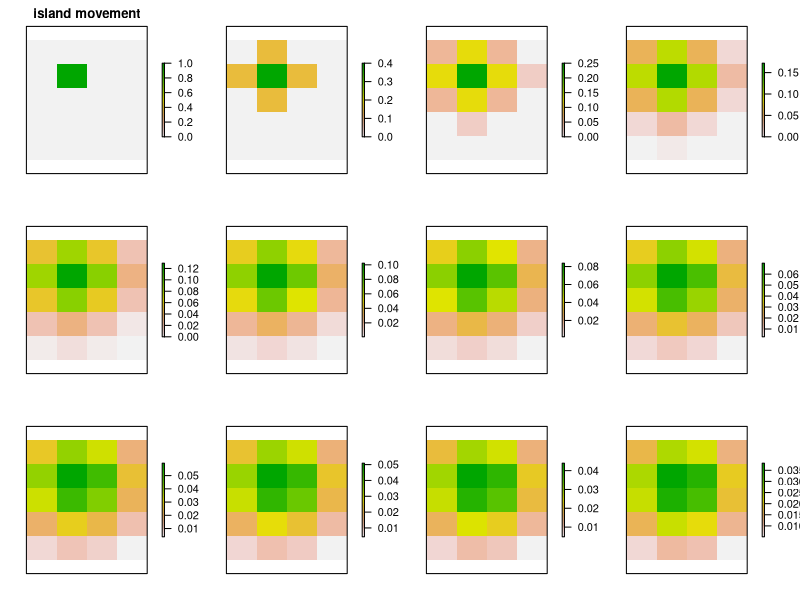
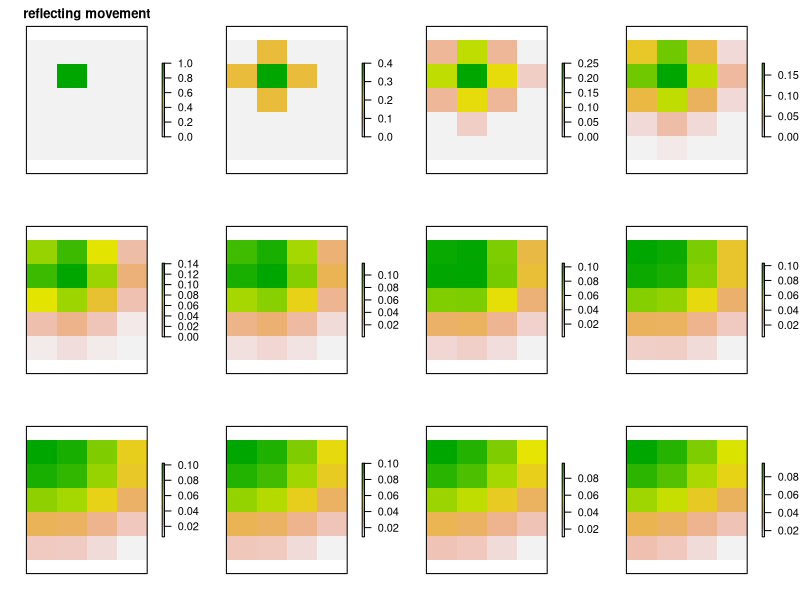

These charts were generated, in order, by the following R code:
## ---- chunk 1

  #create a starting matrix and proportion moving
  m <- matrix(c(0,0,0,0,1,0,0,0,0),nrow=3,ncol=3)
  pMove <- 0.4

  #island model uses 0's for boundary cells
  mW = cbind( rep(0,nrow(m)), m[,-ncol(m)] )
  mN = rbind( rep(0,ncol(m)), m[-nrow(m),] )
  mE = cbind( m[,-1], rep(0,nrow(m)) )
  mS = rbind( m[-1,], rep(0,ncol(m)) )
 
  #calc arrivers in a cell from it's 4 neighbours
  mArrivers <- pMove*(mN + mE + mS + mW)/4
  mStayers <- (1-pMove)*m
  
  mNew <- mArrivers + mStayers
## ---- chunk 2
  mNew
## ---- chunk 3
rtMoveIsland <- function(m, pMove=0.4) {
  
  #speed efficient way of doing movement
  #create a copy of the matrix shifted 1 cell in each cardinal direction
  #island model uses 0's for boundary cells
  mW = cbind( rep(0,nrow(m)), m[,-ncol(m)] )
  mN = rbind( rep(0,ncol(m)), m[-nrow(m),] )
  mE = cbind( m[,-1], rep(0,nrow(m)) )
  mS = rbind( m[-1,], rep(0,ncol(m)) )
 
  #calc arrivers in a cell from it's 4 neighbours
  mArrivers <- pMove*(mN + mE + mS + mW)/4
  mStayers <- (1-pMove)*m
  
  mNew <- mArrivers + mStayers
  
  return( mNew )
}
## ---- chunk 4
rtMoveReflect <- function(m, pMove=0.4) {
  
  #speed efficient way of doing movement
  #create a copy of the matrix shifted 1 cell in each cardinal direction
  #reflecting boundaries
  #0's from island model above are replaced with a copy of boundary row or col
  mW = cbind( m[,1], m[,-ncol(m)] )
  mN = rbind( m[1,], m[-nrow(m),] )
  mE = cbind( m[,-1], m[,ncol(m)] )
  mS = rbind( m[-1,], m[nrow(m),] ) 
  
  #calc arrivers in a cell from it's 4 neighbours
  mArrivers <- pMove*(mN + mE + mS + mW)/4
  mStayers <- (1-pMove)*m
  
  mNew <- mArrivers + mStayers
  
  return( mNew )
}
## ---- chunk 5

nY <- 5
nX <- 4
nDays <- 12
#create arrays to store results
aIsland <- aReflect <- array(0, dim=c(nY, nX, nDays))

#populate central cell of starting grid on day1
aIsland[2,2,1] <- aReflect[2,2,1] <- 1
#set proportion moving
pMove <- 0.6

for(day in 2:nDays)
{
  aIsland[,,day] <- rtMoveIsland(aIsland[,,day-1], pMove=pMove)  
  aReflect[,,day] <- rtMoveReflect(aReflect[,,day-1], pMove=pMove)  
}

#quick way of displaying population spread over time
require(raster)
plot( raster::brick(aIsland), axes=FALSE, main="island movement" )

plot( raster::brick(aReflect), axes=FALSE, main="reflecting movement" )
